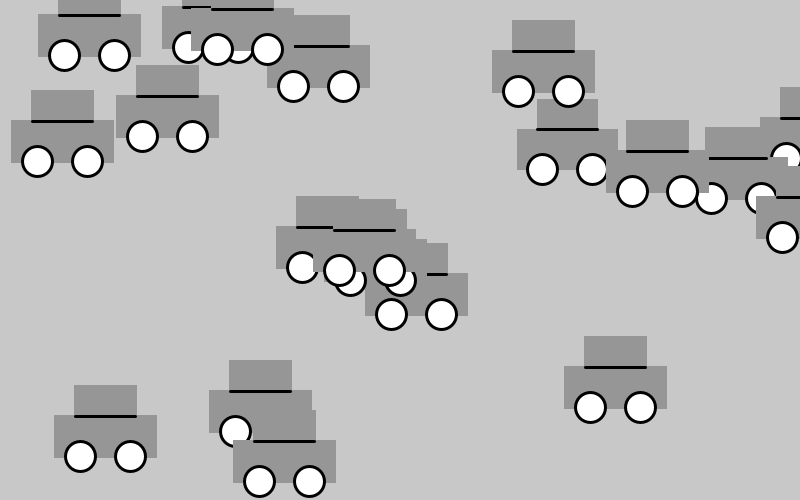
Frame 1 (no input)
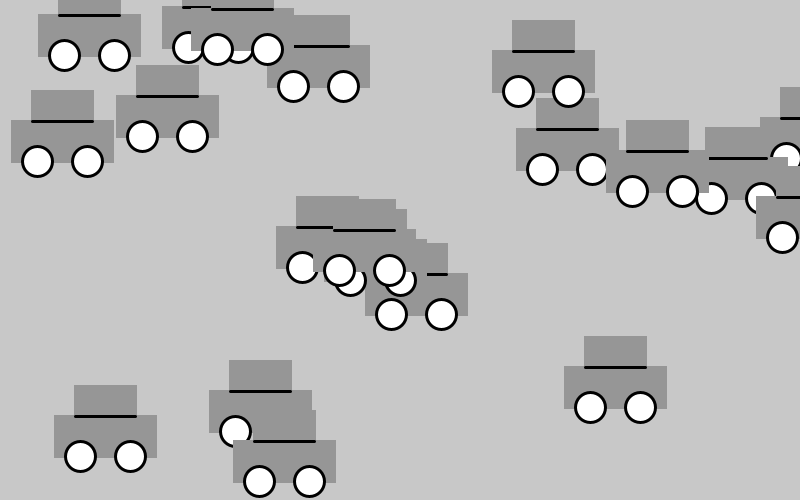
Frame 60 (the mouse pressed at the canvas centre just before this capture)
Frame 120 (the mouse held since frame 60 and released just before this capture): identical to frame 60, image omitted

The Processing sketch that drew these frames (run headless with seeded random() and noise(); from frame 60 on, the mouse is pressed at the canvas centre):

// Processing sketch: es402
// ── es402.pde
//int X = 0;
int Y = 0;
int coordinateX[] = new int[20];
int coordinateY[] = new int[20];

void setup() {
  size(800,500);
  for (int i=0; i<20; i++ ) {
    coordinateX[i] = int(random(0, width));
    coordinateY[i] = int(random(0, height));
  }
}

void draw() {

    background(200);
  for(int i=0; i<20; i++) {
    stroke(150);
    fill(150);
    pushMatrix();
    translate(coordinateX[i], coordinateY[i]);
    rect(0, 0, 100, 40);
    rect(20, -30, 60, 30);
    fill(0);
    stroke(0);
    strokeWeight(3);
    line(20, 0, 80, 0);
    fill(255);
    ellipse(25, 40, 30, 30);
    ellipse(75, 40, 30, 30);
    popMatrix();
  }
}
